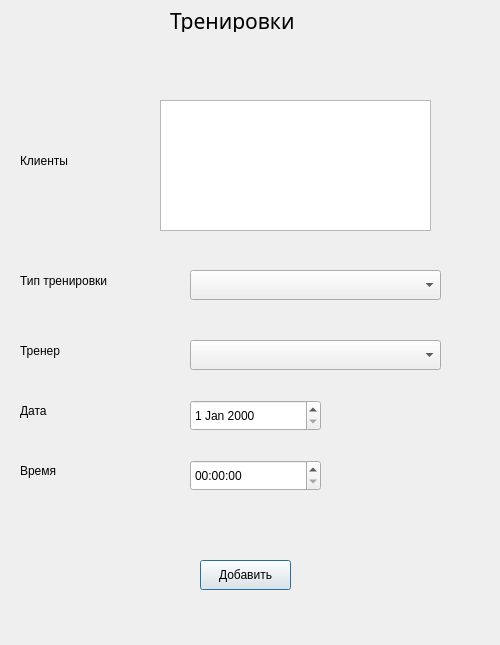
<?xml version="1.0" encoding="UTF-8"?>
<ui version="4.0">
 <class>Dialog</class>
 <widget class="QDialog" name="Dialog">
  <property name="geometry">
   <rect>
    <x>0</x>
    <y>0</y>
    <width>500</width>
    <height>645</height>
   </rect>
  </property>
  <property name="windowTitle">
   <string>Dialog</string>
  </property>
  <widget class="QLabel" name="label">
   <property name="geometry">
    <rect>
     <x>170</x>
     <y>10</y>
     <width>231</width>
     <height>22</height>
    </rect>
   </property>
   <property name="font">
    <font>
     <family>Noto Sans</family>
     <pointsize>16</pointsize>
    </font>
   </property>
   <property name="text">
    <string>Тренировки</string>
   </property>
  </widget>
  <widget class="QLabel" name="label_2">
   <property name="geometry">
    <rect>
     <x>20</x>
     <y>150</y>
     <width>67</width>
     <height>22</height>
    </rect>
   </property>
   <property name="text">
    <string>Клиенты</string>
   </property>
  </widget>
  <widget class="QLabel" name="label_3">
   <property name="geometry">
    <rect>
     <x>20</x>
     <y>270</y>
     <width>121</width>
     <height>22</height>
    </rect>
   </property>
   <property name="text">
    <string>Тип тренировки</string>
   </property>
  </widget>
  <widget class="QComboBox" name="comboBoxWorkoutType">
   <property name="geometry">
    <rect>
     <x>190</x>
     <y>270</y>
     <width>251</width>
     <height>30</height>
    </rect>
   </property>
  </widget>
  <widget class="QLabel" name="label_4">
   <property name="geometry">
    <rect>
     <x>20</x>
     <y>400</y>
     <width>67</width>
     <height>22</height>
    </rect>
   </property>
   <property name="text">
    <string>Дата</string>
   </property>
  </widget>
  <widget class="QLabel" name="label_5">
   <property name="geometry">
    <rect>
     <x>20</x>
     <y>460</y>
     <width>67</width>
     <height>22</height>
    </rect>
   </property>
   <property name="text">
    <string>Время</string>
   </property>
  </widget>
  <widget class="QDateEdit" name="dateEdit">
   <property name="geometry">
    <rect>
     <x>190</x>
     <y>400</y>
     <width>131</width>
     <height>31</height>
    </rect>
   </property>
  </widget>
  <widget class="QTimeEdit" name="timeEdit">
   <property name="geometry">
    <rect>
     <x>190</x>
     <y>460</y>
     <width>131</width>
     <height>31</height>
    </rect>
   </property>
  </widget>
  <widget class="QLabel" name="label_6">
   <property name="geometry">
    <rect>
     <x>20</x>
     <y>340</y>
     <width>67</width>
     <height>22</height>
    </rect>
   </property>
   <property name="text">
    <string>Тренер</string>
   </property>
  </widget>
  <widget class="QComboBox" name="comboBoxTrainers">
   <property name="geometry">
    <rect>
     <x>190</x>
     <y>340</y>
     <width>251</width>
     <height>30</height>
    </rect>
   </property>
  </widget>
  <widget class="QPushButton" name="addWorkoutButton">
   <property name="geometry">
    <rect>
     <x>200</x>
     <y>560</y>
     <width>91</width>
     <height>30</height>
    </rect>
   </property>
   <property name="text">
    <string>Добавить</string>
   </property>
  </widget>
  <widget class="QListWidget" name="listWidget">
   <property name="geometry">
    <rect>
     <x>160</x>
     <y>100</y>
     <width>271</width>
     <height>131</height>
    </rect>
   </property>
   <property name="selectionMode">
    <enum>QAbstractItemView::NoSelection</enum>
   </property>
  </widget>
 </widget>
 <resources/>
 <connections/>
</ui>
